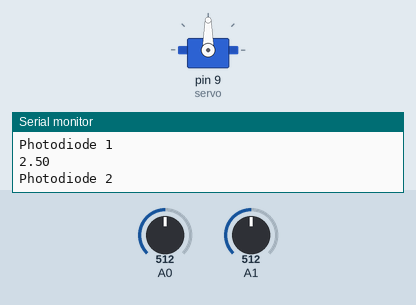
Recording of a sketch running on a simulated Arduino Uno, built with avr-gcc and run on an emulated ATmega328P. Shown: servo, the last lines printed to the serial monitor. The test bench sets the inputs (shaded band); at power-on: A0 = 512, A1 = 512.

Above: at 1.2 s.
1.3 s: A0 set to 629
2.8 s: A0 set to 660
At 3.39 s:
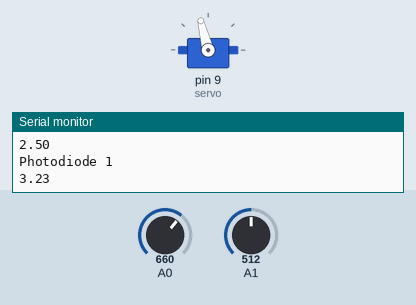
5.8 s: A0 set to 511
At 5.8 s:
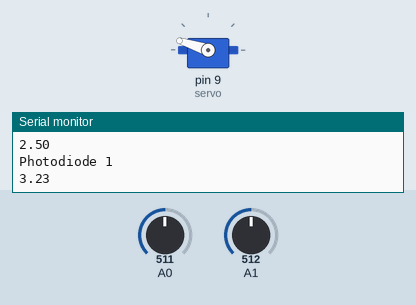
8.8 s: A1 set to 396
11.8 s: A1 set to 369
At 13.9 s:
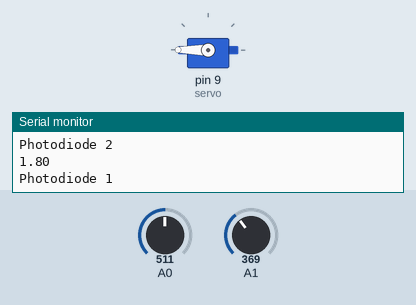
14.8 s: A1 set to 635
16.4 s: A1 set to 653
At 18.03 s:
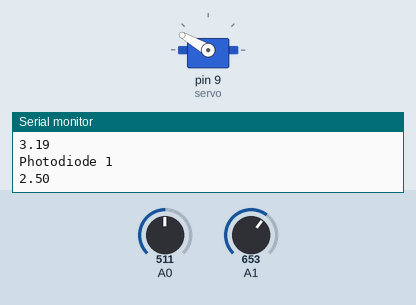
Timing chart, 0 to 22.5 s (numbered marks = the images above; inputs shaded):
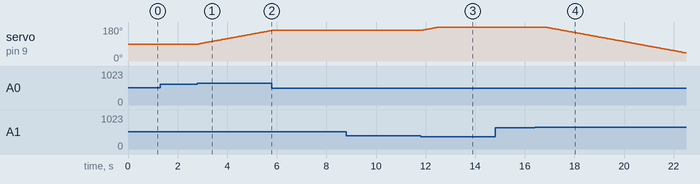

The sketch:

voltageRead.ino
```cpp
#include <Servo.h>

Servo servo;

int pos = 90;
float voltage;
float voltage1;

void setup() {
  // put your setup code here, to run once:
  servo.attach(9);
  servo.write(90);
  Serial.begin(9600);
}

float readVoltage() {
   // This line will read the input voltage of the photodiode.
  int analogIn = analogRead(A0);

  // This line converts the analog input of the arduino to voltage
  float voltage = ((5.0 * analogIn)/1023.0);

  // Prints voltage input to terminal. Make sure you open the serial by going to Tools > Serial Monitor
  Serial.println ("Photodiode 1");
  Serial.println (voltage);

  return voltage;
}

float readVoltage1() {
    // This line will read the input voltage of the photodiode.
  int analogIn1 = analogRead(A1);

  // This line converts the analog input of the arduino to voltage
  float voltage1 = ((5.0 * analogIn1)/1023.0);

  // Prints voltage input to terminal. Make sure you open the serial by going to Tools > Serial Monitor
  Serial.println ("Photodiode 2");
  Serial.println(voltage1);

  return voltage1;
}

void loop() {
  // put your main code here, to run repeatedly:
    voltage = readVoltage();
    voltage1 = readVoltage1();

  /*if( (voltage - voltage1) > 0.03 && voltage < 0.1){
    servo.write(90);
  }*/

  if( (voltage - voltage1) > 0.65) {
    if(pos < 189){
     ++pos;
    }
  }
  if ( (voltage1 - voltage) > 0.65) {
    if(pos > 0){
     --pos;
    }
  }
  servo.write(pos);
  delay(5);
}
```

Measured:
- the behaviour switches between 644 and 645 on A0 (found by bisection; images 0 and 1)
- the behaviour switches between 379 and 378 on A1 (found by bisection; images 2 and 3)
- the behaviour switches between 643 and 644 on A1 (found by bisection; images 3 and 4)
- after the input at 2.8 s, servo on pin 9 (servo): moves from 90° to 162° over 3.0 s, starting after 0.05 s
- after the input at 5.8 s, servo on pin 9 (servo): stays 162° (without the input it goes to 163° after 0.04 s)
- after the input at 11.8 s, servo on pin 9 (servo): moves from 162° to 180° over 0.71 s, starting at once
- after the input at 16.4 s, servo on pin 9 (servo): moves from 180° to 43° over 5.7 s, starting after 0.42 s
